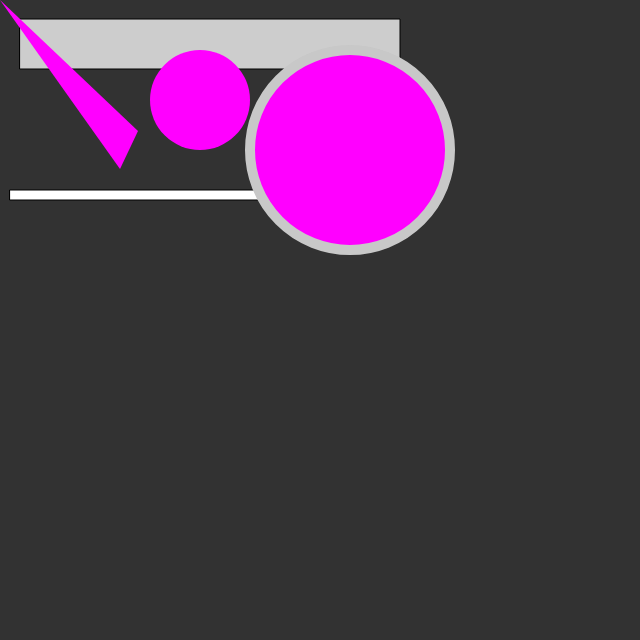
Frame 1 (no input)
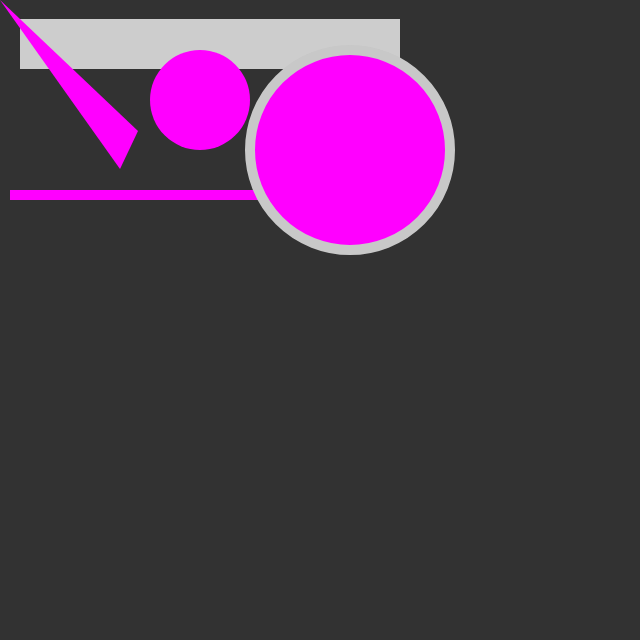
Frame 60 (no input)
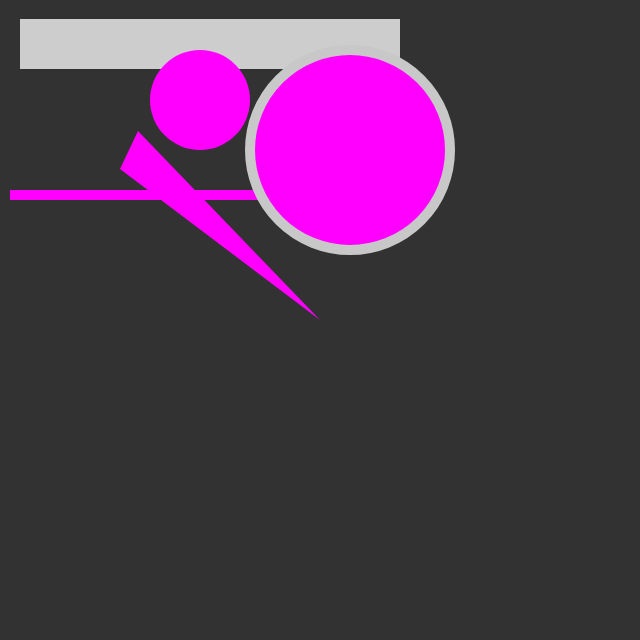
Frame 120 (the mouse pressed at the canvas centre since frame 60)

The p5.js sketch that drew these frames (run headless with seeded random() and noise() and a simulated clock; from frame 60 on, the mouse is pressed at the canvas centre):

// p5.js sketch
// ── sketch.js
function setup() {
  createCanvas(640, 640);
  background(355);
}

function draw() {
  background(50)
  rect(10,190,380,10); fill(205);
  rect(20,19,380,50); let c = color('magenta');
  fill(c); 
  strokeWeight(10); stroke(200);
  ellipse(350,150,200,200);  
  noStroke();
  ellipse(200,100,100,100);  
  noStroke(); 
  quad(mouseX, mouseY,138, 131, 120, 169, 176); 
}
